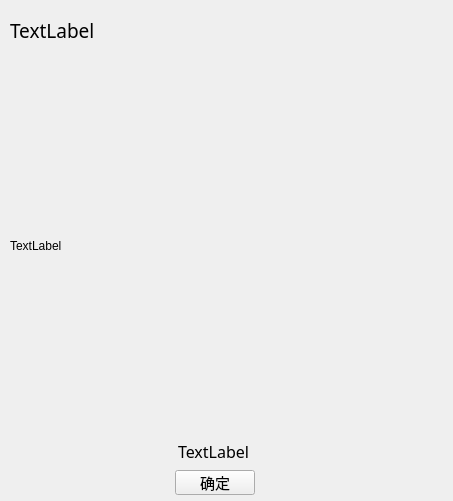
<?xml version="1.0" encoding="UTF-8"?>
<ui version="4.0">
 <class>Congratulation</class>
 <widget class="QWidget" name="Congratulation">
  <property name="geometry">
   <rect>
    <x>0</x>
    <y>0</y>
    <width>453</width>
    <height>501</height>
   </rect>
  </property>
  <property name="windowTitle">
   <string>Form</string>
  </property>
  <widget class="QLabel" name="label">
   <property name="geometry">
    <rect>
     <x>10</x>
     <y>10</y>
     <width>401</width>
     <height>41</height>
    </rect>
   </property>
   <property name="font">
    <font>
     <family>黑体</family>
     <pointsize>14</pointsize>
    </font>
   </property>
   <property name="text">
    <string>TextLabel</string>
   </property>
  </widget>
  <widget class="QLabel" name="label_2">
   <property name="geometry">
    <rect>
     <x>10</x>
     <y>70</y>
     <width>431</width>
     <height>351</height>
    </rect>
   </property>
   <property name="text">
    <string>TextLabel</string>
   </property>
  </widget>
  <widget class="QWidget" name="layoutWidget">
   <property name="geometry">
    <rect>
     <x>130</x>
     <y>440</y>
     <width>166</width>
     <height>22</height>
    </rect>
   </property>
   <layout class="QHBoxLayout" name="horizontalLayout">
    <item>
     <spacer name="horizontalSpacer">
      <property name="orientation">
       <enum>Qt::Horizontal</enum>
      </property>
      <property name="sizeHint" stdset="0">
       <size>
        <width>40</width>
        <height>20</height>
       </size>
      </property>
     </spacer>
    </item>
    <item>
     <widget class="QLabel" name="label_3">
      <property name="font">
       <font>
        <family>黑体</family>
        <pointsize>12</pointsize>
       </font>
      </property>
      <property name="text">
       <string>TextLabel</string>
      </property>
     </widget>
    </item>
    <item>
     <spacer name="horizontalSpacer_2">
      <property name="orientation">
       <enum>Qt::Horizontal</enum>
      </property>
      <property name="sizeHint" stdset="0">
       <size>
        <width>40</width>
        <height>20</height>
       </size>
      </property>
     </spacer>
    </item>
   </layout>
  </widget>
  <widget class="QWidget" name="layoutWidget">
   <property name="geometry">
    <rect>
     <x>130</x>
     <y>470</y>
     <width>169</width>
     <height>25</height>
    </rect>
   </property>
   <layout class="QHBoxLayout" name="horizontalLayout_2">
    <item>
     <spacer name="horizontalSpacer_3">
      <property name="orientation">
       <enum>Qt::Horizontal</enum>
      </property>
      <property name="sizeHint" stdset="0">
       <size>
        <width>40</width>
        <height>20</height>
       </size>
      </property>
     </spacer>
    </item>
    <item>
     <widget class="QPushButton" name="pushButton">
      <property name="font">
       <font>
        <family>黑体</family>
        <pointsize>11</pointsize>
       </font>
      </property>
      <property name="text">
       <string>确定</string>
      </property>
     </widget>
    </item>
    <item>
     <spacer name="horizontalSpacer_4">
      <property name="orientation">
       <enum>Qt::Horizontal</enum>
      </property>
      <property name="sizeHint" stdset="0">
       <size>
        <width>40</width>
        <height>20</height>
       </size>
      </property>
     </spacer>
    </item>
   </layout>
  </widget>
 </widget>
 <resources/>
 <connections/>
</ui>
